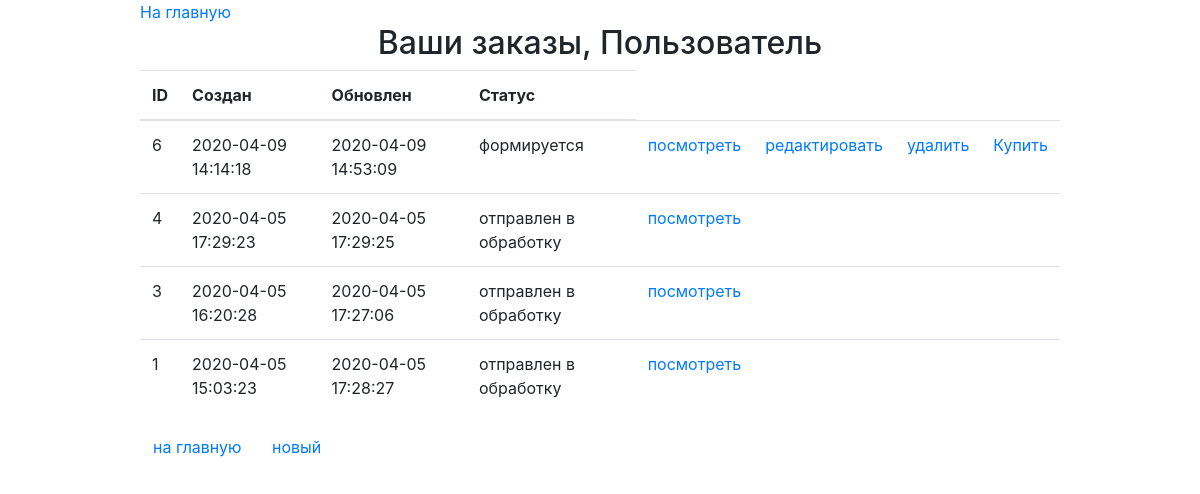
The page /order/ on the database its author committed.
### ordersapp/models.py (models this page shows, shortened)
class Order(models.Model):
    FORMING = 'F'
    SENT_TO_PROCEED = 'S'
    PROCEEDED = 'P'
    PAID = 'D'
    READY = 'R'
    CANCEL = 'C'
    ORDER_STATUS_CHOICES = (
        (FORMING, 'формируется'),
        (SENT_TO_PROCEED, 'отправлен в обработку'),
        (PAID, 'оплачен'),
        (PROCEEDED, 'обрабатывается'),
        (READY, 'готов к выдаче'),
        (CANCEL, 'отменен'),
    )
    user = models.ForeignKey(settings.AUTH_USER_MODEL,
                             on_delete=models.CASCADE)
    created = models.DateTimeField(verbose_name='создан', auto_now_add=True)
    updated = models.DateTimeField(verbose_name='обновлен', auto_now=True)
    status = models.CharField(verbose_name='статус',
                              max_length=1,
                              choices=ORDER_STATUS_CHOICES,
                              default=FORMING)
    is_active = models.BooleanField(verbose_name='активен', default=True)
    class Meta:
        ordering = ('-created',)
        verbose_name = 'заказ'
        verbose_name_plural = 'заказы'

### ordersapp/views.py (the view)
# urls.py: path('', ordersapp.OrderList.as_view(), name='orders_list'),
class OrderList(ListView):
    model = Order
    def get_queryset(self):
        return self.model.objects.filter(is_active=True)

### mainapp/context_processors.py (called while the page is built)
def basket(request):
   basket = []
   if request.user.is_authenticated:
       basket = BasketSlot.objects.filter(user=request.user)
   return {
       'basket': basket,
   }

### ordersapp/templates/ordersapp/order_list.html
{% extends 'ordersapp/base.html' %}
{% load static %}
{% block content %}
   <div class="h2 text-center head">
       Ваши заказы, {{ user.first_name|default:'Пользователь'|title}}
   </div>
   <table class="table orders_list">
       <thead>
         <tr>
           <th>ID</th>
           <th>Создан</th>
           <th>Обновлен</th>
           <th>Статус</th>
         </tr>
       </thead>
       <tbody>
           {% for item in object_list %}
               <tr>
                   <td class="td1 orders_list">{{ item.pk }}</td>
                   <td>{{ item.created|date:"Y-m-d H:i:s" }}</td>
                   <td>{{ item.updated|date:"Y-m-d H:i:s" }}</td>
                   <td>{{ item.get_status_display }}</td>
                   <td>
                       <a href="{% url 'ordersapp:order_read' item.pk %}">
                           посмотреть
                       </a>
                   </td>
                   <td>
                       {% if item.status == 'F' %}
                         <a href="{% url 'ordersapp:order_update' item.pk %}">
                           редактировать
                         </a>
                       {% endif %}
                   </td>
                   <td>
                       {% if item.status == 'F' %}
                         <a href="{% url 'ordersapp:order_delete' item.pk %}">
                             удалить
                         </a>
                       {% endif %}
                   </td>
                    <td>
                       {% if item.status == 'F' %}
                         <a href="{% url 'ordersapp:order_forming_complete' item.pk %}">
                             Купить
                         </a>
                       {% endif %}
                   </td>
               </tr>
           {% endfor %}
       </tbody>
   </table>
   <button class="btn btn-default btn-round">
       <a href="{% url 'main' %}">
           на главную
       </a>
   </button>
   <button class="btn btn-default btn-round">
       <a href="{% url 'ordersapp:order_create' %}">
           новый
       </a>
   </button>
{% endblock %}

### rows shown on the page
Order: pk "6", created "2020-04-09 14:14:18", updated "2020-04-09 14:53:09", status "формируется", shows "редактировать", shows "удалить", shows "Купить"
Order: pk "4", created "2020-04-05 17:29:23", updated "2020-04-05 17:29:25", status "отправлен в обработку"
Order: pk "3", created "2020-04-05 16:20:28", updated "2020-04-05 17:27:06", status "отправлен в обработку"
Order: pk "1", created "2020-04-05 15:03:23", updated "2020-04-05 17:28:27", status "отправлен в обработку"

### other values the page prints
{{ user.first_name|default:'Пользователь'|title }} "Пользователь"
